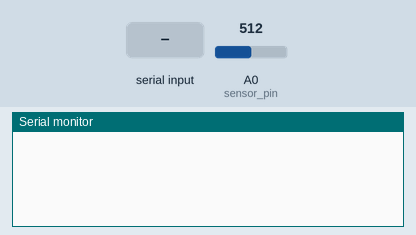
Recording of a sketch running on a simulated Arduino Uno, built with avr-gcc and run on an emulated ATmega328P. Parts: the last lines printed to the serial monitor. Inputs (shaded band) come from the test bench; at power-on: A0 (sensor_pin) = 512.

Above: at 1.2 s.
1.3 s: "s" received over Serial
At 2.1 s:
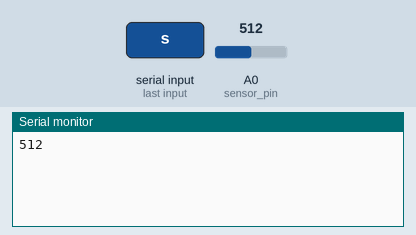
3.8 s: A0 (sensor_pin) set to 716
At 5.1 s:
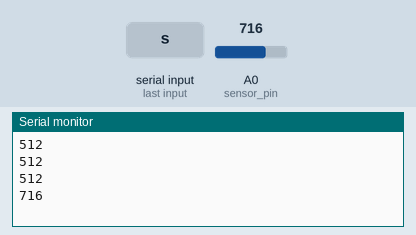
5.3 s: A0 (sensor_pin) set to 900
At 6.1 s:
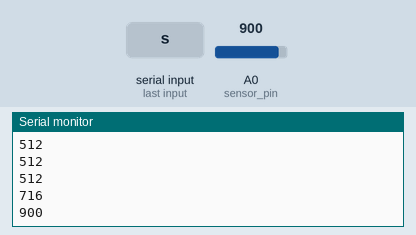
Timing chart, 0 to 8.3 s (numbered marks = the images above; inputs shaded):
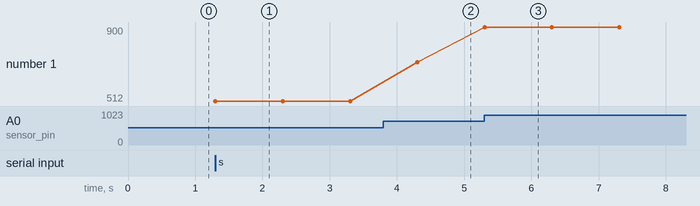

The sketch:

publisher.ino
```cpp
#define sensor_pin A0
void setup() {
  Serial.begin(9600);
}

int status = 0;
unsigned long last_millis = 0;
unsigned long interval = 1000;

void loop() {
  if (Serial.available()>0 || status == 1){
    char message = Serial.read();
    if (message == 's' || status == 1){
      if (millis() - last_millis > interval){
        last_millis = millis();
        int val = analogRead(sensor_pin);
        Serial.println(val);
        status = 1;
      }
    }
    else{
      Serial.println("Unknown message");
    }
  }
}
```

Measured:
- after the input at 1.3 s, the serial monitor: prints a new line at once (image 1)
- after the input at 3.8 s, the serial monitor: prints a new line after 0.50 s (image 2)
- after the input at 5.3 s, the serial monitor: prints a new line at once (image 3)
- plotted number 1: 512 → 716 after the input at 3.8 s, 716 → 900 after the input at 5.3 s
